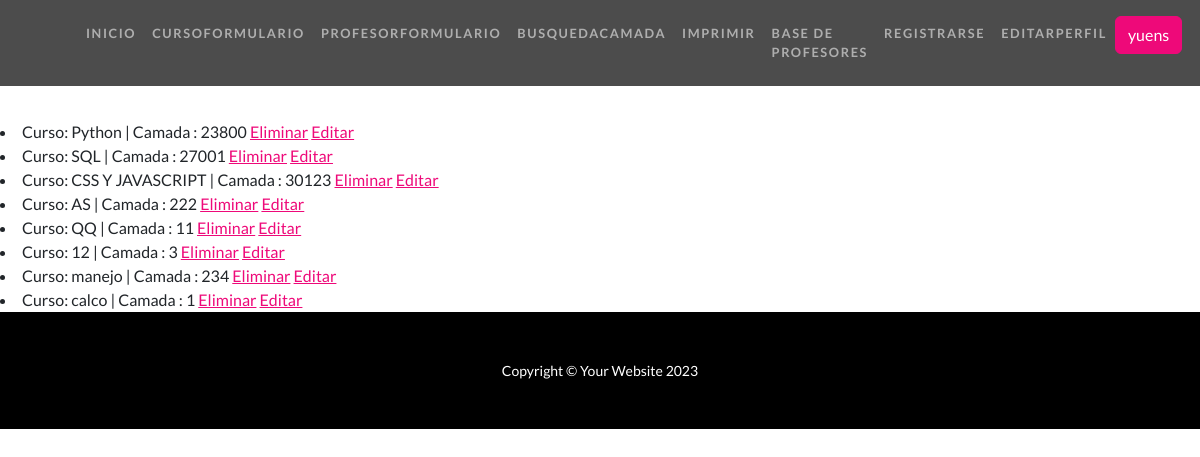
The page /clases/lista/ (signed in) on the database its author committed.
### AppCoder/models.py (models this page shows, shortened)
class Curso(models.Model):
    nombre = models.CharField(max_length=20)
    camada = models.IntegerField()

### AppCoder/views.py (the view)
# urls.py: path('clases/lista/', views.CursoListView.as_view(),name='List'),
class CursoListView(ListView):
    model = Curso
    template_name = "AppCoder/lista.html"

### AppCoder/templates/AppCoder/lista.html (shortened to what this page needs)
{% extends "AppCoder/padre.html"%}
{% load static %}
{% block section1%}
    <br>
    <br>
    <br>
    <br>
    <br>
    {% for curso in object_list %}
        <li>Curso: {{curso.nombre}} | Camada : {{curso.camada}}
            <a href="{% url 'Delete' curso.id %}">Eliminar</a>
            <a href="{% url 'Edit' curso.id %}">Editar</a>
        </li>
    {% endfor %}
{% endblock %}

### AppCoder/templates/AppCoder/padre.html (shortened to what this page needs)
<!DOCTYPE html>
<html lang="en">
    <head>
        {% load static %}
        <link href="{% static 'AppCoder/css/styles.css' %}" rel="stylesheet" />
    </head>
    <body id="page-top">
        <nav class="navbar navbar-expand-lg navbar-dark navbar-custom fixed-top">
            <div class="container px-5">
                <div class="collapse navbar-collapse" id="navbarResponsive">
                    <ul class="navbar-nav ms-auto">
                        <li class="nav-item"><a class="nav-link" href="{% url 'Inicio' %}">Inicio</a></li>
                        <li class="nav-item"><a class="nav-link" href="{% url 'CursoFormulario' %}">CursoFormulario</a></li>
                        <li class="nav-item"><a class="nav-link" href="{% url 'ProfesorFormulario' %}">ProfesorFormulario</a></li>
                        <li class="nav-item"><a class="nav-link" href="{% url 'BusquedaCamada' %}">BusquedaCamada</a></li>
                        <li class="nav-item"><a class="nav-link" href="{% url 'Imprimir' %}">Imprimir</a></li>
                        <li class="nav-item"><a class="nav-link" href="{% url 'LeerProfesores' %}">Base de Profesores</a></li>
                        <li class="nav-item"><a class="nav-link" href="{% url 'Register' %}">Registrarse</a></li>
                        <li class="nav-item"><a class="nav-link" href="{% url 'EditarPerfil' %}">EditarPerfil</a></li>
                        {% if request.user.is_authenticated %}
                            <li class="nav-item"><a class="btn btn-primary">{{user.username}}</a></li>
                        {% endif %}
                    </ul>
                </div>
            </div>
        </nav>
        {% block section1 %}
        {% endblock %}
      <footer class="py-5 bg-black">
        <div class="container px-5"><p class="m-0 text-center text-white small">Copyright &copy; Your Website 2023</p></div>
    </footer>
</body>
</html>

### rows shown on the page
Curso: nombre "Python", camada "23800"
Curso: nombre "SQL", camada "27001"
Curso: nombre "CSS Y JAVASCRIPT", camada "30123"
Curso: nombre "AS", camada "222"
Curso: nombre "QQ", camada "11"
Curso: nombre "12", camada "3"
Curso: nombre "manejo", camada "234"
Curso: nombre "calco", camada "1"

### other values the page prints
{{ user.username }} "yuens"
